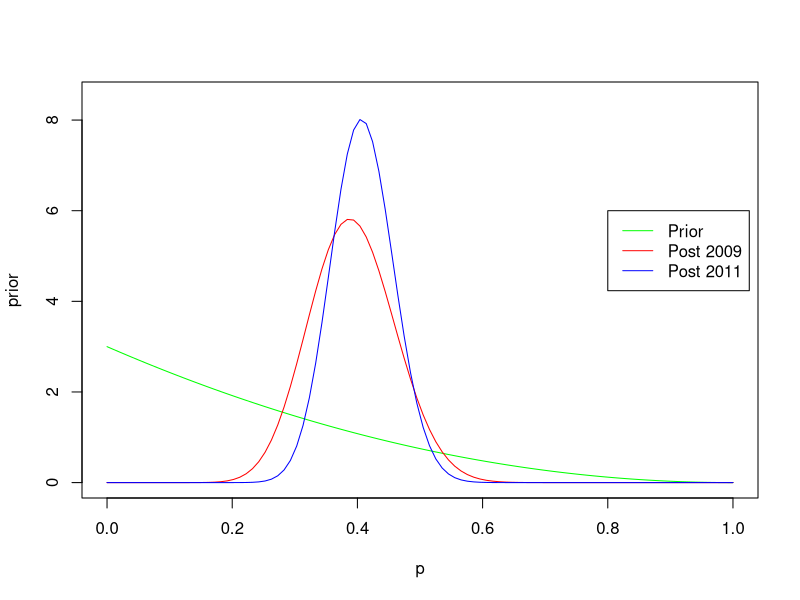

This chart was generated by the following R code: (Note: this script raises an error after producing the figure.)
a=1
b=3

p=seq(from=0,to=1,length=100)

prior=dbeta(p,a,b)
as=a+19
bs=b+47-19
post2009=(gamma(as+bs)/(gamma(as)*gamma(bs)))*(p^(as-1))*((1-p)^(bs-1))

prior2011=post2009
ass=as+20
bss=bs+47-20
post2011=(gamma(ass+bss)/(gamma(ass)*gamma(bss)))*(p^(ass-1))*((1-p)^(bss-1))

plot(p,prior,type="l",ylim=c(0,8.5),col="green")
lines(p,post2009,type="l",ylim=c(0,8.5),col="red")
lines(p,post2011,type="l",ylim=c(0,8.5),col="blue")
legend(.8,6,c("Prior","Post 2009","Post 2011"),col=c("green","red","blue"),lty=c(1,1,1))


pd=seq(from=0,to=1,length=100)
y=0:47
priord=dbeta(pd,a,b)
predbb=dbetabinom.ab(y,47,1+47*.25,b+(47-(47*.25)))
barplot(predbb,names=y)
